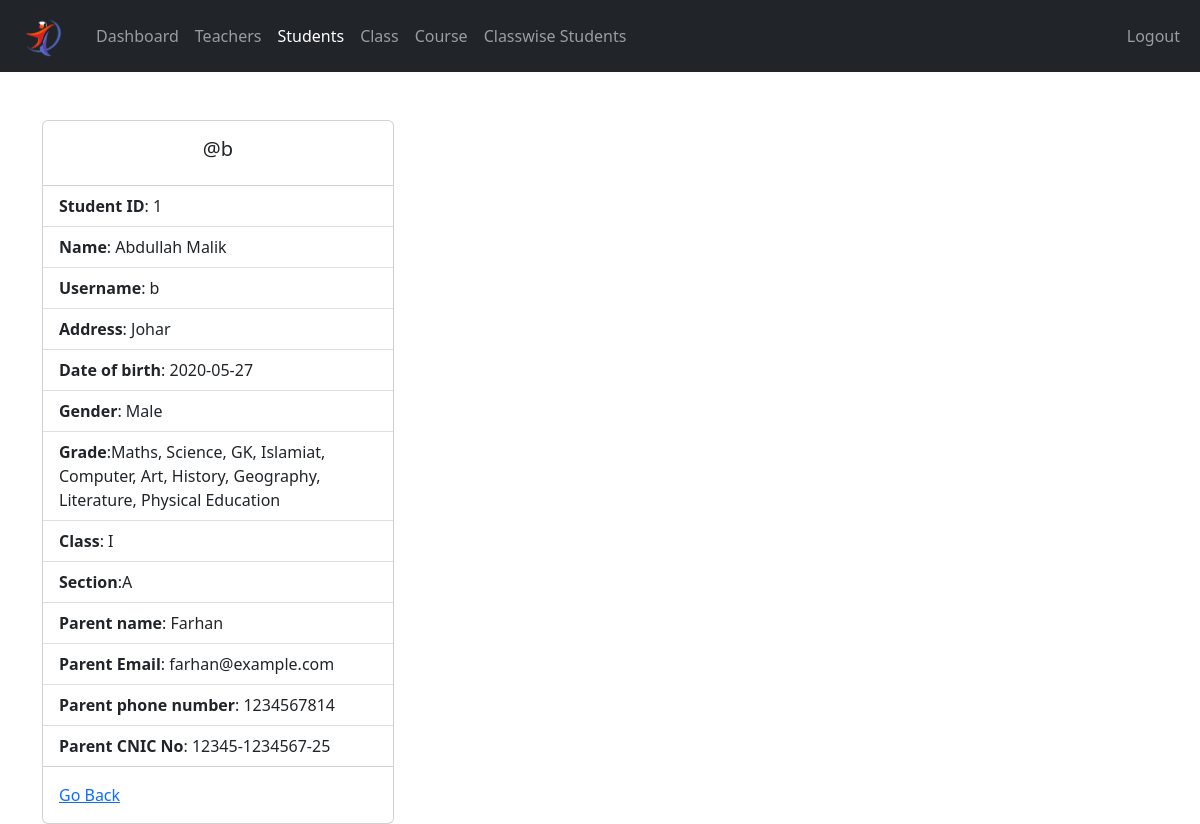
The page /admin/student-view.php?student_id=1 (signed in) on the database its author committed.
### tables this page shows
CREATE TABLE `student` (
  `idStudent` int(11) NOT NULL AUTO_INCREMENT,
  `UserID` int(11) NOT NULL,
  `ParentId` int(11) NOT NULL,
  `name` varchar(45) NOT NULL,
  `Gender` varchar(45) NOT NULL,
  `DOB` date NOT NULL,
  `Address` varchar(250) NOT NULL,
  PRIMARY KEY (`idStudent`),
  KEY `fk_Student_USER1_idx` (`UserID`),
  KEY `fk_Student_Parent1_idx` (`ParentId`),
  CONSTRAINT `fk_Student_Parent1` FOREIGN KEY (`ParentId`) REFERENCES `parent` (`idParent`) ON DELETE CASCADE ON UPDATE CASCADE,
  CONSTRAINT `fk_Student_USER1` FOREIGN KEY (`UserID`) REFERENCES `user` (`UserID`) ON DELETE CASCADE ON UPDATE CASCADE
);

CREATE TABLE `user` (
  `UserID` int(11) NOT NULL AUTO_INCREMENT,
  `username` varchar(45) NOT NULL,
  `password` varchar(45) DEFAULT NULL,
  `Role` enum('Teacher','Admin','Student') NOT NULL,
  PRIMARY KEY (`UserID`)
);

CREATE TABLE `parent` (
  `idParent` int(11) NOT NULL AUTO_INCREMENT,
  `name` varchar(45) NOT NULL,
  `email` varchar(45) DEFAULT NULL,
  `phone_no` varchar(45) DEFAULT NULL,
  `CNIC_NO` varchar(45) DEFAULT NULL,
  PRIMARY KEY (`idParent`),
  UNIQUE KEY `CNIC_NO_UNIQUE` (`CNIC_NO`)
);

### admin/data/student.php (called while the page is built, shortened)
<?php
function getStudentById($id, $conn)
{
  try {
    $sql = "SELECT s.*,
                     p.name AS parent_name,p.email AS parent_email, p.phone_no AS parent_phoneNo, p.CNIC_NO AS parent_cnic,
                     u.username,
                     c.name AS class_name,
                     c.Section,
                     GROUP_CONCAT(sub.name SEPARATOR ', ') AS subjects
              FROM student s
              LEFT JOIN parent p ON s.ParentId = p.idParent
              LEFT JOIN user u ON s.userID = u.UserID
              LEFT JOIN registration r ON s.idStudent = r.StdId
              LEFT JOIN class c ON r.ClassId = c.idClass
              LEFT JOIN subject sub ON FIND_IN_SET(sub.idSubject, r.SubID)
              WHERE s.idStudent = ?
              GROUP BY s.idStudent";
    $stmt = $conn->prepare($sql);
    $stmt->execute([$id]);
    if ($stmt->rowCount() == 1) {
      $student = $stmt->fetch(PDO::FETCH_ASSOC);
      return $student;
    } else {
      return 0;
    }
  } catch (PDOException $e) {
    echo "Error: " . $e->getMessage();
    return 0;
  }
}

### admin/student-view.php (the view, shortened to what this page needs)
<?php
if (
  isset($_SESSION['UserID']) &&
  isset($_SESSION['role'])
) {
  if ($_SESSION['role'] == 'Admin') {
    include "../DB_connection.php";
    include "data/student.php";
    if (isset($_GET['student_id'])) {
      $student_id = $_GET['student_id'];
      $student = getStudentById($student_id, $conn);
      ?>
      <!DOCTYPE html>
      <html lang="en">
      <head>
        <link rel="stylesheet" href="https://cdn.jsdelivr.net/npm/bootstrap@5.2.0/dist/css/bootstrap.min.css">
        <link rel="stylesheet" href="../css/style.css">
        <link rel="stylesheet" href="https://cdnjs.cloudflare.com/ajax/libs/font-awesome/4.7.0/css/font-awesome.min.css">
      </head>
      <body>
        <?php
        include "inc/navbar.php";
        if ($student != 0) {
          ?>
          <div class="container mt-5">
            <div class="card" style="width: 22rem;">
              <div class="card-body">
                <h5 class="card-title text-center">@<?= $student['username'] ?></h5>
              </div>
              <ul class="list-group list-group-flush">
                <li class="list-group-item"><b>Student ID</b>: <?= $student['idStudent'] ?></li>
                <li class="list-group-item"><b>Name</b>: <?= $student['name'] ?></li>
                <li class="list-group-item"><b>Username</b>: <?= $student['username'] ?></li>
                <li class="list-group-item"><b>Address</b>: <?= $student['Address'] ?></li>
                <li class="list-group-item"><b>Date of birth</b>: <?= $student['DOB'] ?></li>
                <li class="list-group-item"><b>Gender</b>: <?= $student['Gender'] ?></li>
                <li class="list-group-item"> <b>Grade</b>:<?= $student['subjects'] ?></li>
                <li class="list-group-item"> <b>Class</b>: <?= $student['class_name'] ?></li>
                <li class="list-group-item"><b>Section</b>:<?= $student['Section'] ?></li>
                <li class="list-group-item"><b>Parent name</b>: <?= $student['parent_name'] ?></li>
                <li class="list-group-item"><b>Parent Email</b>: <?= $student['parent_email'] ?></li>
                <li class="list-group-item"><b>Parent phone number</b>: <?= $student['parent_phoneNo'] ?></li>
                <li class="list-group-item"><b>Parent CNIC No</b>: <?= $student['parent_cnic'] ?></li>
              </ul>
              <div class="card-body">
                <a href="student.php" class="card-link">Go Back</a>
              </div>
            </div>
          </div>
        <?php
        } else {
          header("Location: student.php");
          exit;
        }
        ?>
      </body>
      </html>
    <?php
    } else {
      header("Location: student.php");
      exit;
    }
  } else {
    header("Location: ../login.php");
    exit;
  }
} else {
  header("Location: ../login.php");
  exit;
}
?>

### rows shown on the page
student: UserID.username "b", idStudent "1", name "Abdullah Malik", Address "Johar", DOB "2020-05-27", Gender "Male", ParentId.name "Farhan", ParentId.email "farhan@example.com", ParentId.phone_no "1234567814", ParentId.CNIC_NO "12345-1234567-25"

### other values the page prints
$student['subjects'] "Maths, Science, GK, Islamiat, Computer, Art, History, Geography, Literature, Physical Education"
$student['class_name'] "I"
$student['Section'] "A"
